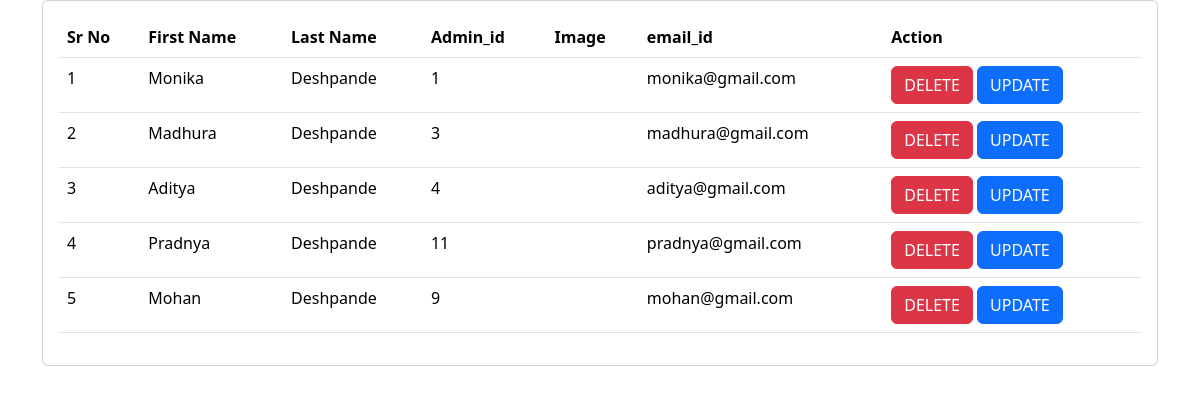
The page /python_quiz/admin_details/ on the database its author committed.
### python_quiz/models.py (models this page shows, shortened)
class administrator_login(models.Model):
    firstname = models.CharField(max_length=20, null=False)
    lastname = models.CharField(max_length=20, null=False)
    admin_id = models.CharField(max_length=100, null=False)
    image = models.ImageField(upload_to="administrator_login/", blank=True)
    email_id = models.EmailField(blank=True, primary_key= True)
    password = models.CharField(max_length=100, null=False)
    reenter_password = models.CharField(max_length=100, null=False)

### python_quiz/views.py (the view)
# urls.py: path('admin_details/', admin_details),
def admin_details(request):
    administrator_details = administrator_login.objects.all
    return render (request, "python_quiz/admin_details.html", {'administrator_details': administrator_details})

### templates/python_quiz/admin_details.html (shortened to what this page needs)
<!DOCTYPE html>
<html lang="en">
<head>
    <link href="https://cdn.jsdelivr.net/npm/bootstrap@5.3.2/dist/css/bootstrap.min.css" rel="stylesheet">
</head>
<body>
    <div class="container">
        <div class="row">
            <div class="col-md-12">
                <div class="card">
                    <div class="card-body">
                        <table class="table">
                            <thead>
                                <tr>
                                    <th>Sr No</th>
                                    <th>First Name</th>
                                    <th>Last Name</th>
                                    <th>Admin_id</th>
                                    <th>Image</th>
                                    <th>email_id</th>
                                    <th>Action</th>
                                </tr>
                            </thead>
                            <tbody>
                                {% for administrator_detail in administrator_details %}
                                <tr>
                                    <td>{{forloop.counter}}</td>
                                    <td>{{administrator_detail.firstname}}</td>
                                    <td>{{administrator_detail.lastname}}</td>
                                    <td>{{administrator_detail.admin_id}}</td>
                                    <td>{{administrator_detail.image}}</td>
                                    <td>{{administrator_detail.email_id}}</td>
                                    <td>
                                        <a class = "btn btn-danger" href="/python_quiz/delete/{{administrator_detail.email_id}}">DELETE</a>
                                        <a class = "btn btn-primary" href="/python_quiz/update/{{administrator_detail.email_id}}">UPDATE</a>
                                    </td>
                                </tr>
                                {% endfor %}
                            </tbody>
                    </div>
                </div>
            </div>
        </div>
    </div>
</body>
</html>

### rows shown on the page
administrator_login: firstname "Monika", lastname "Deshpande", admin_id "1", email_id "monika@gmail.com"
administrator_login: firstname "Madhura", lastname "Deshpande", admin_id "3", email_id "madhura@gmail.com"
administrator_login: firstname "Aditya", lastname "Deshpande", admin_id "4", email_id "aditya@gmail.com"
administrator_login: firstname "Pradnya", lastname "Deshpande", admin_id "11", email_id "pradnya@gmail.com"
administrator_login: firstname "Mohan", lastname "Deshpande", admin_id "9", email_id "mohan@gmail.com"
